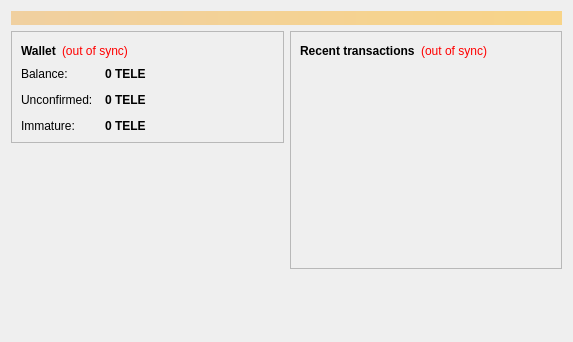
<?xml version="1.0" encoding="UTF-8"?>
<ui version="4.0">
 <class>OverviewPage</class>
 <widget class="QWidget" name="OverviewPage">
  <property name="geometry">
   <rect>
    <x>0</x>
    <y>0</y>
    <width>573</width>
    <height>342</height>
   </rect>
  </property>
  <property name="windowTitle">
   <string>Form</string>
  </property>
  <layout class="QVBoxLayout" name="topLayout">
   <item>
    <widget class="QLabel" name="labelAlerts">
     <property name="visible">
      <bool>false</bool>
     </property>
     <property name="styleSheet">
      <string notr="true">background-color: qlineargradient(x1: 0, y1: 0, x2: 1, y2: 0, stop:0 #F0D0A0, stop:1 #F8D488); color:#000000;</string>
     </property>
     <property name="wordWrap">
      <bool>true</bool>
     </property>
     <property name="margin">
      <number>3</number>
     </property>
    </widget>
   </item>
   <item>
    <layout class="QHBoxLayout" name="horizontalLayout" stretch="1,1">
     <item>
      <layout class="QVBoxLayout" name="verticalLayout_2">
       <item>
        <widget class="QFrame" name="frame">
         <property name="frameShape">
          <enum>QFrame::StyledPanel</enum>
         </property>
         <property name="frameShadow">
          <enum>QFrame::Raised</enum>
         </property>
         <layout class="QVBoxLayout" name="verticalLayout_4">
          <item>
           <layout class="QHBoxLayout" name="horizontalLayout_4">
            <item>
             <widget class="QLabel" name="label_5">
              <property name="font">
               <font>
                <weight>75</weight>
                <bold>true</bold>
               </font>
              </property>
              <property name="text">
               <string>Wallet</string>
              </property>
             </widget>
            </item>
            <item>
             <widget class="QLabel" name="labelWalletStatus">
              <property name="toolTip">
               <string>The displayed information may be out of date. Your wallet automatically synchronizes with the TelleCoin network after a connection is established, but this process has not completed yet.</string>
              </property>
              <property name="styleSheet">
               <string notr="true">QLabel { color: red; }</string>
              </property>
              <property name="text">
               <string notr="true">(out of sync)</string>
              </property>
              <property name="alignment">
               <set>Qt::AlignLeading|Qt::AlignLeft|Qt::AlignVCenter</set>
              </property>
             </widget>
            </item>
            <item>
             <spacer name="horizontalSpacer_2">
              <property name="orientation">
               <enum>Qt::Horizontal</enum>
              </property>
              <property name="sizeHint" stdset="0">
               <size>
                <width>40</width>
                <height>20</height>
               </size>
              </property>
             </spacer>
            </item>
           </layout>
          </item>
          <item>
           <layout class="QFormLayout" name="formLayout_2">
            <property name="fieldGrowthPolicy">
             <enum>QFormLayout::AllNonFixedFieldsGrow</enum>
            </property>
            <property name="horizontalSpacing">
             <number>12</number>
            </property>
            <property name="verticalSpacing">
             <number>12</number>
            </property>
            <item row="0" column="0">
             <widget class="QLabel" name="label">
              <property name="text">
               <string>Balance:</string>
              </property>
             </widget>
            </item>
            <item row="0" column="1">
             <widget class="QLabel" name="labelBalance">
              <property name="font">
               <font>
                <weight>75</weight>
                <bold>true</bold>
               </font>
              </property>
              <property name="cursor">
               <cursorShape>IBeamCursor</cursorShape>
              </property>
              <property name="toolTip">
               <string>Your current balance</string>
              </property>
              <property name="text">
               <string notr="true">0 TELE</string>
              </property>
              <property name="textInteractionFlags">
               <set>Qt::LinksAccessibleByMouse|Qt::TextSelectableByKeyboard|Qt::TextSelectableByMouse</set>
              </property>
             </widget>
            </item>
            <item row="1" column="0">
             <widget class="QLabel" name="label_3">
              <property name="text">
               <string>Unconfirmed:</string>
              </property>
             </widget>
            </item>
            <item row="1" column="1">
             <widget class="QLabel" name="labelUnconfirmed">
              <property name="font">
               <font>
                <weight>75</weight>
                <bold>true</bold>
               </font>
              </property>
              <property name="cursor">
               <cursorShape>IBeamCursor</cursorShape>
              </property>
              <property name="toolTip">
               <string>Total of transactions that have yet to be confirmed, and do not yet count toward the current balance</string>
              </property>
              <property name="text">
               <string notr="true">0 TELE</string>
              </property>
              <property name="textInteractionFlags">
               <set>Qt::LinksAccessibleByMouse|Qt::TextSelectableByKeyboard|Qt::TextSelectableByMouse</set>
              </property>
             </widget>
            </item>
            <item row="2" column="0">
             <widget class="QLabel" name="labelImmatureText">
              <property name="text">
               <string>Immature:</string>
              </property>
             </widget>
            </item>
            <item row="2" column="1">
             <widget class="QLabel" name="labelImmature">
              <property name="font">
               <font>
                <weight>75</weight>
                <bold>true</bold>
               </font>
              </property>
              <property name="toolTip">
               <string>Mined balance that has not yet matured</string>
              </property>
              <property name="text">
               <string notr="true">0 TELE</string>
              </property>
              <property name="textInteractionFlags">
               <set>Qt::LinksAccessibleByMouse|Qt::TextSelectableByKeyboard|Qt::TextSelectableByMouse</set>
              </property>
             </widget>
            </item>
           </layout>
          </item>
         </layout>
        </widget>
       </item>
       <item>
        <spacer name="verticalSpacer">
         <property name="orientation">
          <enum>Qt::Vertical</enum>
         </property>
         <property name="sizeHint" stdset="0">
          <size>
           <width>20</width>
           <height>40</height>
          </size>
         </property>
        </spacer>
       </item>
      </layout>
     </item>
     <item>
      <layout class="QVBoxLayout" name="verticalLayout_3">
       <item>
        <widget class="QFrame" name="frame_2">
         <property name="frameShape">
          <enum>QFrame::StyledPanel</enum>
         </property>
         <property name="frameShadow">
          <enum>QFrame::Raised</enum>
         </property>
         <layout class="QVBoxLayout" name="verticalLayout">
          <item>
           <layout class="QHBoxLayout" name="horizontalLayout_2">
            <item>
             <widget class="QLabel" name="label_4">
              <property name="text">
               <string>&lt;b&gt;Recent transactions&lt;/b&gt;</string>
              </property>
             </widget>
            </item>
            <item>
             <widget class="QLabel" name="labelTransactionsStatus">
              <property name="toolTip">
               <string>The displayed information may be out of date. Your wallet automatically synchronizes with the TelleCoin network after a connection is established, but this process has not completed yet.</string>
              </property>
              <property name="styleSheet">
               <string notr="true">QLabel { color: red; }</string>
              </property>
              <property name="text">
               <string notr="true">(out of sync)</string>
              </property>
              <property name="alignment">
               <set>Qt::AlignRight|Qt::AlignTrailing|Qt::AlignVCenter</set>
              </property>
             </widget>
            </item>
            <item>
             <spacer name="horizontalSpacer">
              <property name="orientation">
               <enum>Qt::Horizontal</enum>
              </property>
              <property name="sizeHint" stdset="0">
               <size>
                <width>40</width>
                <height>20</height>
               </size>
              </property>
             </spacer>
            </item>
           </layout>
          </item>
          <item>
           <widget class="QListView" name="listTransactions">
            <property name="styleSheet">
             <string notr="true">QListView { background: transparent; }</string>
            </property>
            <property name="frameShape">
             <enum>QFrame::NoFrame</enum>
            </property>
            <property name="verticalScrollBarPolicy">
             <enum>Qt::ScrollBarAlwaysOff</enum>
            </property>
            <property name="horizontalScrollBarPolicy">
             <enum>Qt::ScrollBarAlwaysOff</enum>
            </property>
            <property name="selectionMode">
             <enum>QAbstractItemView::NoSelection</enum>
            </property>
           </widget>
          </item>
         </layout>
        </widget>
       </item>
       <item>
        <spacer name="verticalSpacer_2">
         <property name="orientation">
          <enum>Qt::Vertical</enum>
         </property>
         <property name="sizeHint" stdset="0">
          <size>
           <width>20</width>
           <height>40</height>
          </size>
         </property>
        </spacer>
       </item>
      </layout>
     </item>
    </layout>
   </item>
  </layout>
 </widget>
 <resources/>
 <connections/>
</ui>
